Frame 1 (no input): blank canvas, image omitted
Frame 60 (the mouse pressed at the canvas centre just before this capture): blank canvas, image omitted
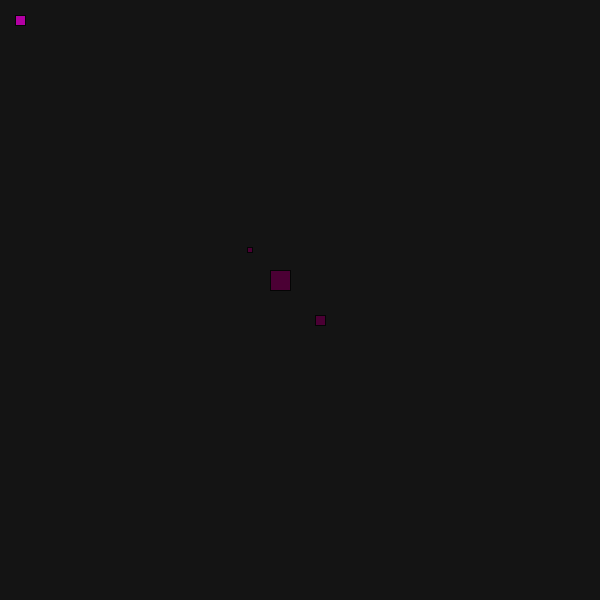
Frame 120 (the mouse held since frame 60 and released just before this capture)

The Processing sketch whose frames 1 and 60 were blank and that drew this single picture after the mouse press (run headless with seeded random() and noise(); from frame 60 on, the mouse is pressed at the canvas centre):

// Processing sketch: processing_71385
// ── processing_71385.pde

void setup(){
  size(600,600);
  background(20);
  smooth();
  frameRate(30);
}
void draw(){
  
  stroke(5);
  fill(random(255),0,random(255));
  rectMode(CENTER);
  rect(mouseX+20,mouseY+20,10,10);
  rect(mouseX-20,mouseY-20,20,20);
  rect(pmouseX-50,pmouseY-50,5,5);
  
}
  void mousePressed(){
    println("COLOR PLAY");
  }
  void keyPressed(){
    background(random(50));  
  }
